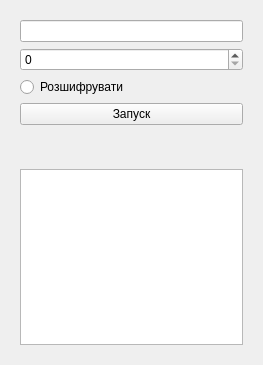
<?xml version="1.0" encoding="UTF-8"?>
<ui version="4.0">
 <class>Form</class>
 <widget class="QWidget" name="Form">
  <property name="geometry">
   <rect>
    <x>0</x>
    <y>0</y>
    <width>263</width>
    <height>365</height>
   </rect>
  </property>
  <property name="windowTitle">
   <string>Шифр частоколу</string>
  </property>
  <layout class="QVBoxLayout" name="verticalLayout">
   <item>
    <widget class="QWidget" name="top" native="true">
     <layout class="QVBoxLayout" name="verticalLayout_3">
      <item>
       <widget class="QLineEdit" name="input"/>
      </item>
      <item>
       <widget class="QSpinBox" name="spin"/>
      </item>
      <item>
       <widget class="QRadioButton" name="check">
        <property name="text">
         <string>Розшифрувати</string>
        </property>
       </widget>
      </item>
      <item>
       <widget class="QPushButton" name="start">
        <property name="styleSheet">
         <string notr="true"/>
        </property>
        <property name="text">
         <string>Запуск</string>
        </property>
       </widget>
      </item>
     </layout>
    </widget>
   </item>
   <item>
    <spacer name="verticalSpacer">
     <property name="orientation">
      <enum>Qt::Vertical</enum>
     </property>
     <property name="sizeType">
      <enum>QSizePolicy::Fixed</enum>
     </property>
     <property name="sizeHint" stdset="0">
      <size>
       <width>20</width>
       <height>20</height>
      </size>
     </property>
    </spacer>
   </item>
   <item>
    <widget class="QWidget" name="bottom" native="true">
     <layout class="QVBoxLayout" name="verticalLayout_2">
      <item>
       <widget class="QTextEdit" name="output">
        <property name="cursor" stdset="0">
         <cursorShape>IBeamCursor</cursorShape>
        </property>
        <property name="readOnly">
         <bool>true</bool>
        </property>
       </widget>
      </item>
     </layout>
    </widget>
   </item>
  </layout>
 </widget>
 <resources/>
 <connections/>
</ui>
